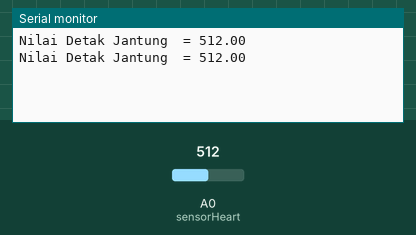
This sketch was run on a simulated Arduino Uno, built with avr-gcc and run on an emulated ATmega328P. On the bench: the last lines printed to the serial monitor. The inputs (shaded band) are chosen by the test bench; at power-on: A0 (sensorHeart) = 512.

Above: at 1.8 s.
1.9 s: A0 (sensorHeart) set to 716
At 2.8 s:
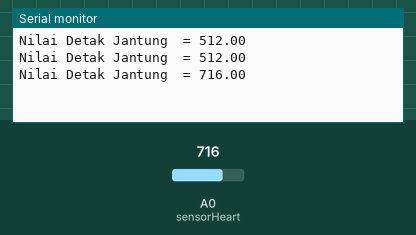
3.4 s: A0 (sensorHeart) set to 900
At 4.7 s:
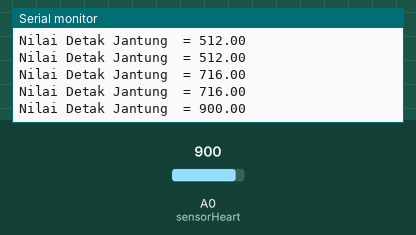
Timing chart, 0 to 6.4 s (numbered marks = the images above; inputs shaded):
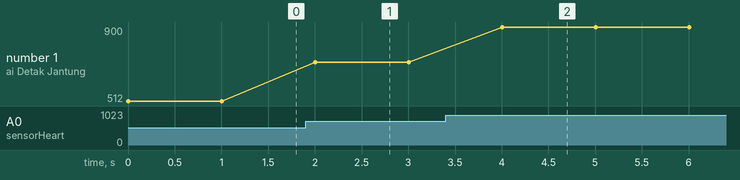

Measured:
- after the input at 1.9 s, the serial monitor: prints a new line after 0.10 s (image 1)
- after the input at 3.4 s, the serial monitor: prints a new line after 0.60 s (image 2)
- plotted number 1: 512 → 716 after the input at 1.9 s, 716 → 900 after the input at 3.4 s

The sketch:

detak_jantung.ino
```cpp
int sensorHeart=A0;
float detak;

void setup() {
  pinMode(sensorHeart, INPUT);
  Serial.begin(9600);
}

void loop() {
 detak=analogRead(sensorHeart);
 Serial.print("Nilai Detak Jantung  = ");
 Serial.println(detak);
 delay(1000);
}
```
